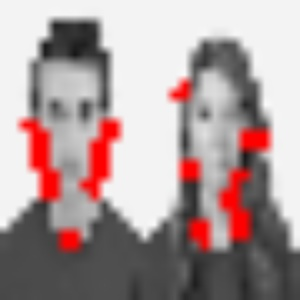
#> input picture Original/humancut.jpg, 300 x 300 px
$ python imagesegmentation.py humancut.jpg
#> lines starting #> are read from the running program, lines starting #| are printed output that depends on the picture
### Original/augmentingPath.py
from queue import Queue
import numpy as np

def bfs(rGraph, V, s, t, parent):
    q = Queue()
    visited = np.zeros(V, dtype=bool)
    q.put(s)
    visited[s] = True
    parent[s]  = -1

    while not q.empty():
        u = q.get()
        for v in range(V):
            if (not visited[v]) and rGraph[u][v] > 0:
                q.put(v)
                parent[v] = u
                visited[v] = True
    return visited[v]

def dfs(rGraph, V, s, visited):
    stack = [s]
    while stack:
        v = stack.pop()
        if not visited[v]:
            visited[v] = True
            stack.extend([u for u in range(V) if rGraph[v][u]])


def augmentingPath(graph, s, t):
    print ("Running augmenting path algorithm")
    rGraph = graph.copy()
    V = len(graph)
    parent = np.zeros(V, dtype='int32')

    while bfs(rGraph, V, s, t, parent):
        pathFlow = float("inf")
        v = t
        while v != s:
            u = parent[v]
            pathFlow = min(pathFlow, rGraph[u][v])
            v = parent[v]

        v = t
        while v != s:
            u = parent[v]
            rGraph[u][v] -= pathFlow
            rGraph[v][u] += pathFlow
            v = parent[v]

    visited = np.zeros(V, dtype=bool)
    dfs(rGraph, V, s, visited)

    cuts = []

    for i in range(V):
        for j in range(V):
            if visited[i] and not visited[j] and graph[i][j]:
                cuts.append((i, j))
    return cuts

### Original/imagesegmentation.py
from __future__ import division
import cv2
import numpy as np
import os
import sys
import argparse
from math import exp, pow
from augmentingPath import augmentingPath
from pushRelabel import pushRelabel
from boykovKolmogorov import boykovKolmogorov

# np.set_printoptions(threshold=np.inf)
graphCutAlgo = {"ap": augmentingPath,
                "pr": pushRelabel,
                "bk": boykovKolmogorov}
SIGMA = 30
# LAMBDA = 1
OBJCOLOR, BKGCOLOR = (0, 0, 255), (0, 255, 0)
OBJCODE, BKGCODE = 1, 2
OBJ, BKG = "OBJ", "BKG"

CUTCOLOR = (0, 0, 255)

SOURCE, SINK = -2, -1
SF = 10
LOADSEEDS = False
# drawing = False

def show_image(image):
    windowname = "Segmentation"
    cv2.namedWindow(windowname, cv2.WINDOW_NORMAL)
    cv2.startWindowThread()
    cv2.imshow(windowname, image)
    cv2.waitKey(0)
    cv2.destroyAllWindows()

def plantSeed(image):

    def drawLines(x, y, pixelType):
        if pixelType == OBJ:
            color, code = OBJCOLOR, OBJCODE
        else:
            color, code = BKGCOLOR, BKGCODE
        cv2.circle(image, (x, y), radius, color, thickness)
        cv2.circle(seeds, (x // SF, y // SF), radius // SF, code, thickness)

    def onMouse(event, x, y, flags, pixelType):
        global drawing
        if event == cv2.EVENT_LBUTTONDOWN:
            drawing = True
            drawLines(x, y, pixelType)
        elif event == cv2.EVENT_MOUSEMOVE and drawing:
            drawLines(x, y, pixelType)
        elif event == cv2.EVENT_LBUTTONUP:
            drawing = False

    def paintSeeds(pixelType):
        print ("Planting", pixelType, "seeds")
        global drawing
        drawing = False
        windowname = "Plant " + pixelType + " seeds"
        cv2.namedWindow(windowname, cv2.WINDOW_AUTOSIZE)
        cv2.setMouseCallback(windowname, onMouse, pixelType)
        while (1):
            cv2.imshow(windowname, image)
            if cv2.waitKey(1) & 0xFF == 27:
                break
        cv2.destroyAllWindows()


    seeds = np.zeros(image.shape, dtype="uint8")
    image = cv2.cvtColor(image, cv2.COLOR_GRAY2RGB)
    image = cv2.resize(image, (0, 0), fx=SF, fy=SF)

    radius = 10
    thickness = -1 # fill the whole circle
    global drawing
    drawing = False


    paintSeeds(OBJ)
    paintSeeds(BKG)
    return seeds, image


# Large when ip - iq < sigma, and small otherwise
def boundaryPenalty(ip, iq):
    bp = 100 * exp(- pow(int(ip) - int(iq), 2) / (2 * pow(SIGMA, 2)))
    return bp

def buildGraph(image):
    V = image.size + 2
    graph = np.zeros((V, V), dtype='int32')
    K = makeNLinks(graph, image)
    seeds, seededImage = plantSeed(image)
    makeTLinks(graph, seeds, K)
    return graph, seededImage

def makeNLinks(graph, image):
    K = -float("inf")
    r, c = image.shape
    for i in range(r):
        for j in range(c):
            x = i * c + j
            if i + 1 < r: # pixel below
                y = (i + 1) * c + j
                bp = boundaryPenalty(image[i][j], image[i + 1][j])
                graph[x][y] = graph[y][x] = bp
                K = max(K, bp)
            if j + 1 < c: # pixel to the right
                y = i * c + j + 1
                bp = boundaryPenalty(image[i][j], image[i][j + 1])
                graph[x][y] = graph[y][x] = bp
                K = max(K, bp)
    return K


def makeTLinks(graph, seeds, K):
    r, c = seeds.shape

    for i in range(r):
        for j in range(c):
            x = i * c + j
            if seeds[i][j] == OBJCODE:
                # graph[x][source] = K
                graph[SOURCE][x] = K
            elif seeds[i][j] == BKGCODE:
                graph[x][SINK] = K
                # [4 lines of commented-out code are left out]


def displayCut(image, cuts):
    def colorPixel(i, j):
        image[i][j] = CUTCOLOR

    r, c = image.shape
    image = cv2.cvtColor(image, cv2.COLOR_GRAY2RGB)
    for c in cuts:
        if c[0] != SOURCE and c[0] != SINK and c[1] != SOURCE and c[1] != SINK:
            colorPixel(c[0] // r, c[0] % r)
            colorPixel(c[1] // r, c[1] % r)
    return image


def imageSegmentation(imagefile, size=(30, 30), algo="ff"):
#> called with imagefile = 'humancut.jpg', size = (30, 30), algo = 'ap'
    pathname = os.path.splitext(imagefile)[0]
    image = cv2.imread(imagefile, cv2.IMREAD_GRAYSCALE)
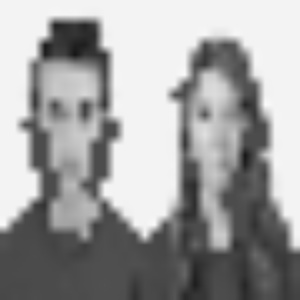
#> image: shape (300, 300); min 22, max 250, mean 159.5
    image = cv2.resize(image, size)
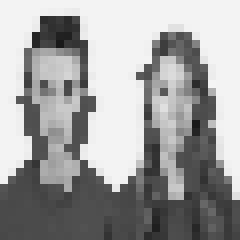
#> image: shape (30, 30) (shown 8 times larger); min 25, max 244, mean 159.6
    graph, seededImage = buildGraph(image)
#> the loop in makeNLinks, `for i in range(r):` made 30 passes
#> after the loop in makeNLinks, `for i in range(r):`:
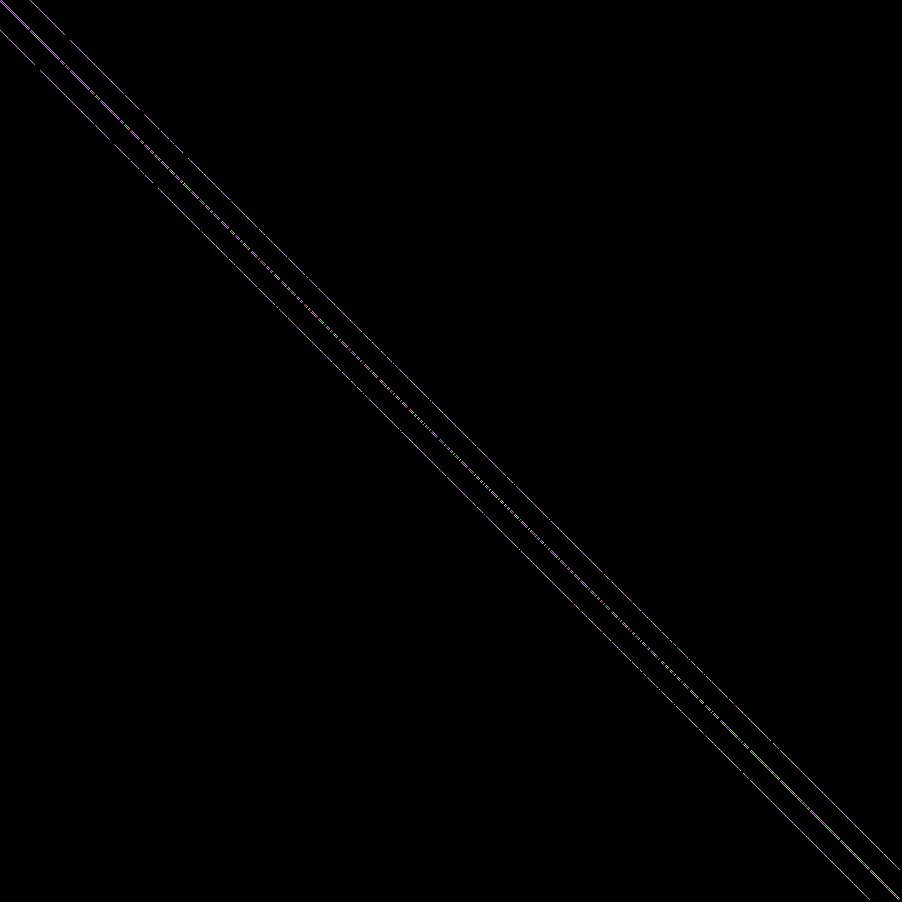
#> graph: shape (902, 902) int32; 68 distinct labels, from 0 to 100; one colour per label, 0 black
#> (key Esc is pressed here)
#> (key Enter is pressed here)
#> in buildGraph, `seeds, seededImage = plantSeed(image)`: seeds: shape (30, 30); every value is 0
    cv2.imwrite(pathname + "human.jpg", seededImage)

    global SOURCE, SINK
    SOURCE += len(graph)
    SINK   += len(graph)

    cuts = graphCutAlgo[algo](graph, SOURCE, SINK)
#> the loop in dfs, `while stack:` made 1 pass
    print ("cuts:")
    print (cuts)
    image = displayCut(image, cuts)
    image = cv2.resize(image, (0, 0), fx=SF, fy=SF)
    show_image(image)
    savename = pathname + "cut.jpg"
    cv2.imwrite(savename, image)
    print ("Saved image as", savename)


def parseArgs():
    def algorithm(string):
        if string in graphCutAlgo:
            return string
        raise argparse.ArgumentTypeError(
            "Algorithm should be one of the following:", graphCutAlgo.keys())

    parser = argparse.ArgumentParser()
    parser.add_argument("imagefile")
    parser.add_argument("--size", "-s",
                        default=30, type=int,
                        help="Defaults to 30x30")
    parser.add_argument("--algo", "-a", default="ap", type=algorithm)
    return parser.parse_args()

if __name__ == "__main__":

    args = parseArgs()
    imageSegmentation(args.imagefile, (args.size, args.size), args.algo)

$ run again, on Original/panda.jpg
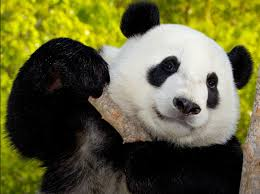
#> input picture Original/panda.jpg, 260 x 194 px
#> the loop in makeNLinks, `for i in range(r):` made 30 passes
#> after the loop in makeNLinks, `for i in range(r):`:
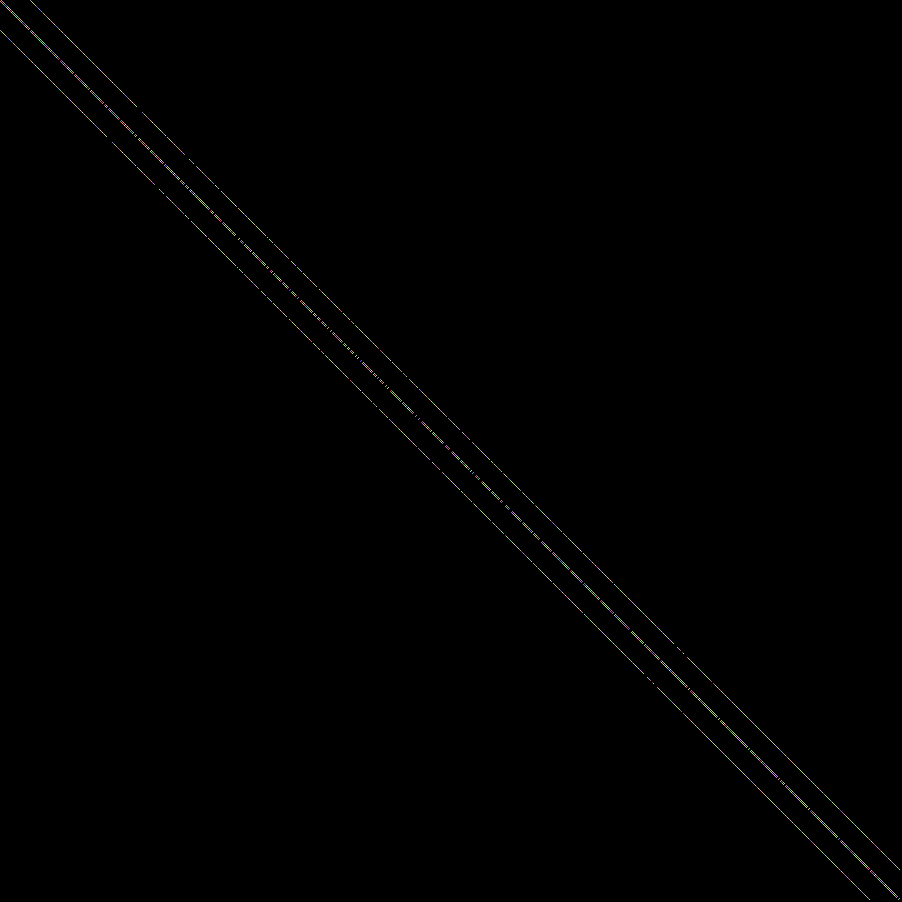
#> graph: shape (902, 902) int32; 70 distinct labels, from 0 to 100; one colour per label, 0 black
#> in plantSeed, `image = cv2.resize(image, (0, 0), fx=SF, fy=SF)`:
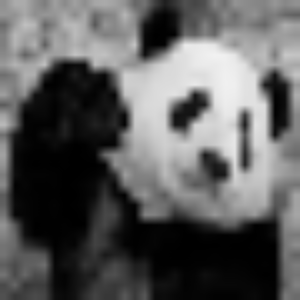
#> image: shape (300, 300, 3); min 0, max 241, mean 92.7
#> seeds: shape (30, 30); every value is 0
#> the loop in dfs, `while stack:` made 1 pass

$ run again, on Original/pandag.jpg
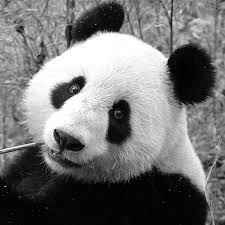
#> input picture Original/pandag.jpg, 225 x 225 px
#> in imageSegmentation, image is the input picture: shape (225, 225); min 0, max 255, mean 115.4
#> the loop in makeNLinks, `for i in range(r):` made 30 passes
#> after the loop in makeNLinks, `for i in range(r):`:
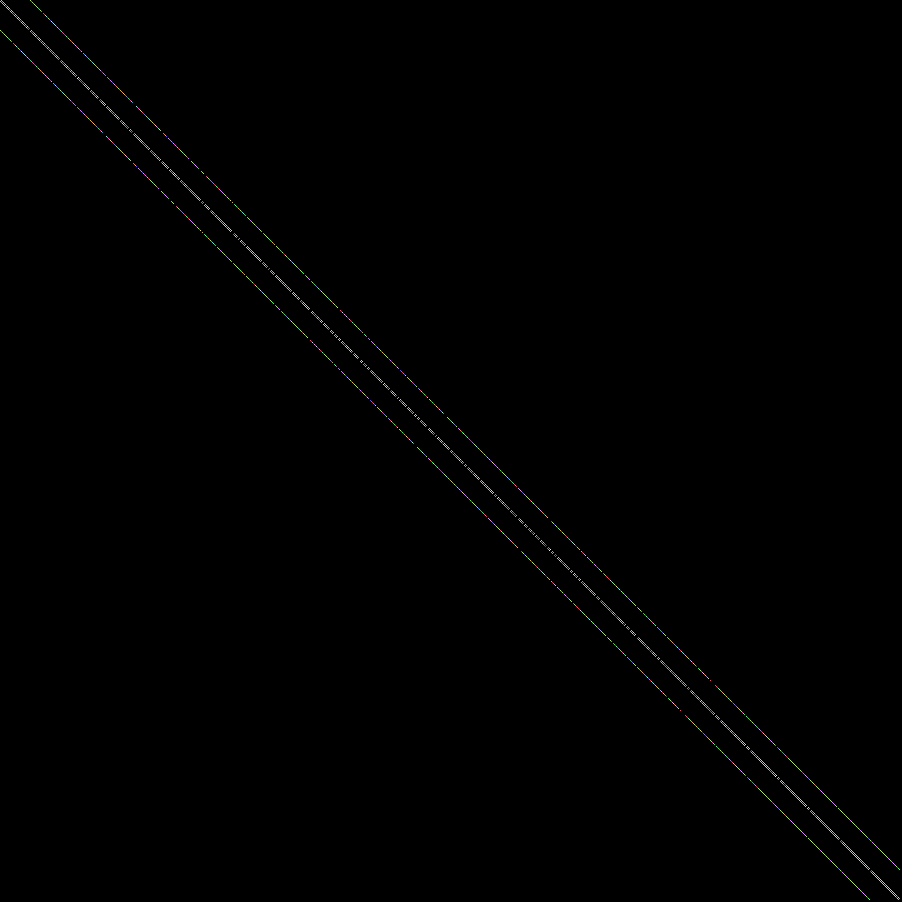
#> graph: shape (902, 902) int32; 70 distinct labels, from 0 to 100; one colour per label, 0 black
#> in plantSeed, `image = cv2.resize(image, (0, 0), fx=SF, fy=SF)`:
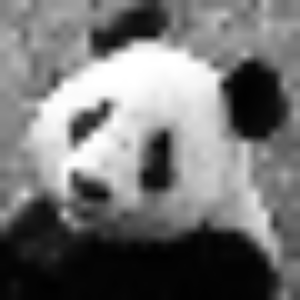
#> image: shape (300, 300, 3); min 0, max 255, mean 115
#> seeds: shape (30, 30); every value is 0
#> the loop in dfs, `while stack:` made 1 pass
